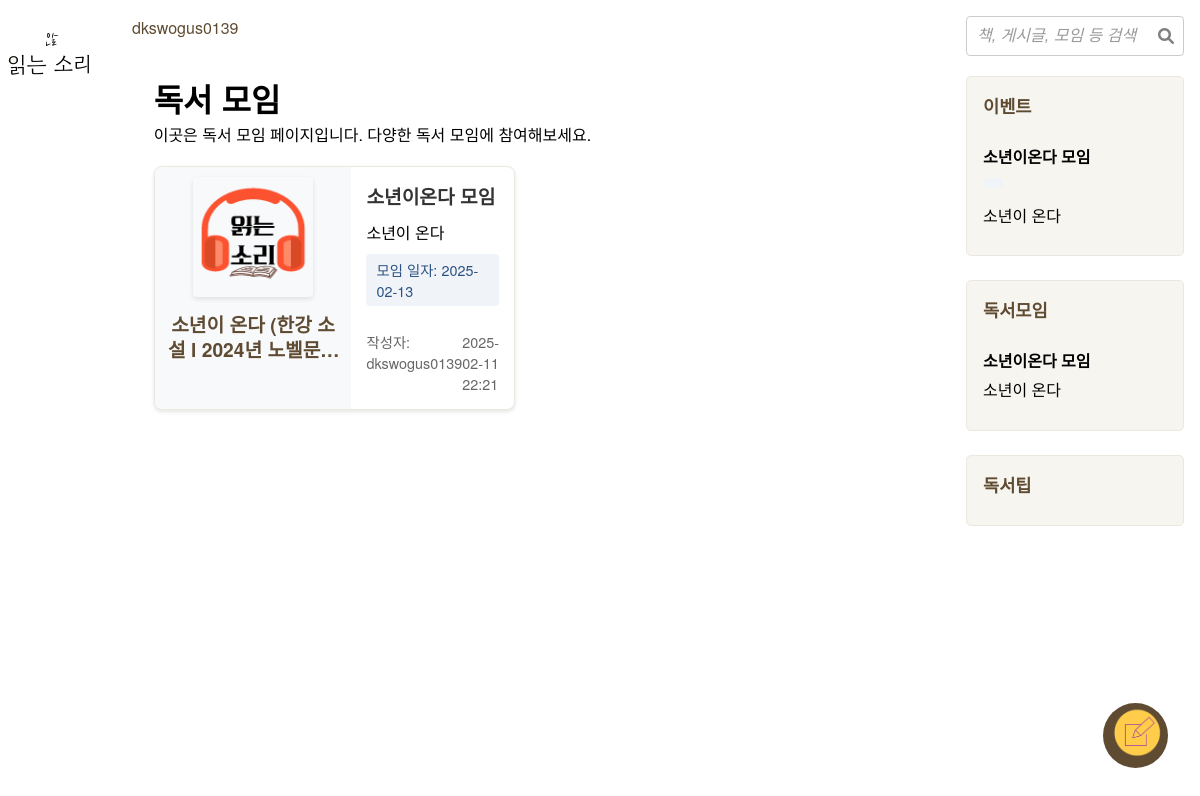
The app's page /community/reading_meeting/ (signed in) with its own data.
### community/models.py (models this page shows, shortened)
class Post(models.Model):
    title       = models.CharField(max_length=200, verbose_name="제목")
    content     = models.TextField(verbose_name="내용")
    writer      = models.ForeignKey(User, on_delete=models.CASCADE, verbose_name="작성자")
    views       = models.PositiveIntegerField(default=0, verbose_name="조회수")
    postimage_set = GenericRelation(PostImage)
    created_at  = models.DateTimeField(auto_now_add=True, verbose_name="등록일")
    updated_at  = models.DateTimeField(auto_now=True, verbose_name="수정일")
    is_active   = models.BooleanField(default=True, verbose_name="활성화 여부")
    is_pinned   = models.BooleanField(default=False, verbose_name="고정 여부")
    is_deleted  = models.BooleanField(default=False, verbose_name="삭제 여부")
    is_side_bar = models.BooleanField(
        default=False,
        verbose_name="사이드바 노출 여부",
        help_text="게시글을 사이드바에 표시할지 여부를 설정합니다."
    )
    search_vector = SearchVectorField(null=True)                # 검색 기능 추가
    category = models.CharField(
        max_length=50,
        choices=PostCategory.choices,  # 선택 항목 직접 연결
        default=PostCategory.BOOK_POST,
        verbose_name="카테고리",
        help_text="게시글 유형 선택"
    )
    tags        = models.ManyToManyField('PostTag', blank=True, verbose_name="태그")
    likes = GenericRelation('Like')  # 좋아요 관계 추가
    book        = models.ForeignKey(
        'Book',
        on_delete=models.CASCADE,
        null=True,
        blank=True,
        verbose_name="책"
    )
    objects = PostManager()
    class Meta:
        abstract = True
        ordering = ['-is_pinned', '-created_at']
        indexes = [
            GinIndex(fields=['search_vector'])                 # 검색 성능 향상을 위한 인덱스
        ]

class ReadingGroupPost(Post):
    event_date = models.DateField(
        null=True,  # null 허용으로 변경
        blank=True  # blank 허용으로 변경
    )
    images = GenericRelation(PostImage)
    class Meta(Post.Meta):
        verbose_name = "독서 모임 게시글"
        verbose_name_plural = "독서 모임 게시글 목록"

class Book(models.Model):
    isbn = models.CharField(
        max_length=20,
        unique=True,
        null=True,
        blank=True,
        verbose_name="ISBN"
    )
    title = models.CharField(max_length=200, verbose_name="책 제목")
    author = models.CharField(max_length=100, blank=True, null=True, verbose_name="저자")
    publisher = models.CharField(max_length=100, blank=True, null=True, verbose_name="출판사")
    pubdate = models.CharField(max_length=20, blank=True, null=True, verbose_name="출판일(문자열)")
    thumbnail_url = models.URLField(blank=True, null=True, verbose_name="썸네일 이미지 URL")
    link = models.URLField(blank=True, null=True, verbose_name="도서 링크")
    genre = models.CharField(                                  # 오른쪽 주석: 변경된 BookGenre 모델을 참조
        max_length=50,
        choices=BookGenre.choices,  # 선택 항목 직접 연결
        default=BookGenre.ESSAY,
        verbose_name="책 장르",
        help_text="책 장르 선택"
    )
    description = models.TextField(blank=True, null=True, verbose_name="책 설명")
    priority = models.PositiveIntegerField(
        default=0,
        null=True,
        blank=True,
        verbose_name='우선순위',
        help_text='낮은 숫자가 더 높은 우선순위를 가집니다 (예: 1이 2보다 높음).'
    )
    created_at = models.DateTimeField(
        default=timezone.now,
        verbose_name="등록일"
    )
    updated_at = models.DateTimeField(auto_now=True, verbose_name="수정일")
    is_active = models.BooleanField(default=True, verbose_name="활성화 여부")
    views = models.PositiveIntegerField(default=0, verbose_name="조회수")
    likes = GenericRelation('Like')  # 좋아요 관계 추가
    comments = GenericRelation('Comment')
    is_recommended = models.BooleanField(
        default=False,
        verbose_name="추천도서 여부",
        help_text="추천도서 페이지 노출 여부"
    )
    recommendation_comment = models.CharField(
        max_length=255,
        blank=True,
        null=True,
        verbose_name="추천 코멘트",
        help_text="추천도서 페이지에 표시될 짧은 설명 (150자 이내)"
    )
    class Meta:
        ordering = ['priority', 'title']  # 우선순위 높은(숫자 낮은) 책부터 정렬 후, 제목 순
        verbose_name = "책"
        verbose_name_plural = "책 목록"

class PersonalBookEventPost(Post):
    event_start_date = models.DateTimeField(
        null=True,  # null 허용 ▶ null 허용
        blank=True, # 공백 허용 ▶ 공백 허용
        verbose_name="이벤트 시작일시"  # 이벤트 시작일시 ▶ 읽기 편한 표시
    )
    event_end_date = models.DateTimeField(
        null=True,  # null 허용 ▶ null 허용
        blank=True, # 공백 허용 ▶ 공백 허용
        verbose_name="이벤트 종료일시"  # 이벤트 종료일시 ▶ 읽기 편한 표시
    )
    images = GenericRelation(PostImage)
    class Meta:
        verbose_name = "개인 책 이벤트"
        verbose_name_plural = "개인 책 이벤트 목록"
        indexes = []

### community/views.py (the view)
# urls.py: path('reading_meeting/', views.reading_meeting, name='reading_meeting'),        # 독서 모임 뷰
def reading_meeting(request):
    posts = ReadingGroupPost.objects.all().order_by('-is_pinned', '-created_at').prefetch_related('tags')  # 고정 게시글 우선, 이후 최근 게시글 정렬
    context = {
        **get_common_context(request),
        "posts": posts
    }
    return render(request, 'community/reading_meeting.html', context)

### community/models.py (called while the page is built)
    def get_queryset(self):
        return super().get_queryset().filter(is_deleted=False, is_active=True)

### community/templates/community/reading_meeting.html (shortened to what this page needs)
{% extends "community/base.html" %}
{% load static %}
{% block content %}
  <div class="post-list-container">
    <h1>독서 모임</h1>
    <p>이곳은 독서 모임 페이지입니다. 다양한 독서 모임에 참여해보세요.</p>
    {% if posts %}
      <div class="post-grid">
        {% for post in posts %}
          <div class="post-card">
            {% if post.book %}
              <div class="book-info">
                {% if post.book.thumbnail_url %}
                  <img src="{{ post.book.thumbnail_url }}" alt="{{ post.book.title }}" class="book-thumbnail">
                {% endif %}
                <h4 class="book-title">{{ post.book.title }}</h4>
              </div>
            {% endif %}
            <div class="post-content">
              <h3>{{ post.title }}</h3>
              <p>{{ post.content|truncatechars:150 }}</p>
              {% if post.event_date %}
                <p class="event-date">모임 일자: {{ post.event_date|date:"Y-m-d" }}</p>
              {% endif %}
              <div class="post-meta">
                <span class="writer">작성자: {{ post.writer.username }}</span>
                <span class="date">{{ post.created_at|date:"Y-m-d H:i" }}</span>
              </div>
            </div>
          </div>
        {% endfor %}
      </div>
    {% else %}
      <p class="no-posts">아직 작성된 독서 모임 게시글이 없습니다.</p>
    {% endif %}
  </div>
{% endblock %}

### community/templates/community/base.html (shortened to what this page needs)
{% load static %}
<!DOCTYPE html>
<html lang="ko">
<head>
  <link rel="stylesheet" href="{% static 'community/css/style.css' %}" />
  <link
    rel="stylesheet"
    href="https://cdnjs.cloudflare.com/ajax/libs/font-awesome/6.0.0-beta3/css/all.min.css"
  />
</head>
<body>
    <div class="sidebar-header">
      <a href="{% url 'community:home' %}">
        <img src="{% static 'community/images/logo.png' %}" alt="읽는소리" class="brand-logo" />
      </a>
    </div>
  <main class="content">
    <header class="top-bar">
      <div class="user-info" id="user-info">
        <span id="user-nickname"> {{ user.username }} </span>
      </div>
    </header>
    {% block content %}
    {% endblock %}
  </main>
  <aside class="sidebar right-sidebar">
    <div class="search-container" data-search-url="{% url 'community:search' %}">
      <input type="text" id="search-input" placeholder="책, 게시글, 모임 등 검색" />
      <i class="fas fa-search" id="search-icon"></i>
    </div>
    <div class="sidebar-section">
        <h2>이벤트</h2>
        <div class="event-list">
            {% for event in sidebar.events %}
            <div class="event-item">
                <h4>{{ event.title }}</h4>
                <p class="event-date">{{ event.event_date|date:"Y.m.d" }}</p>
                <p class="event-content">{{ event.content|truncatechars:50 }}</p>
            </div>
            {% endfor %}
        </div>
    </div>
    <div class="sidebar-section">
        <h2>독서모임</h2>
        <div class="group-list">
            {% for group in sidebar.reading_groups %}
            <div class="group-item">
                <h4>{{ group.title }}</h4>
                <p class="group-content">{{ group.content|truncatechars:50 }}</p>
            </div>
            {% endfor %}
        </div>
    </div>
    <div class="sidebar-section">
        <h2>독서팁</h2>
    </div>
  </aside>
  {% if user.is_authenticated %}
  <div class="floating-btn-container">
    <a href="{% url 'community:post' %}" class="btn fab hover-effect" id="post-btn">
      <img src="{% static 'community/images/post_icon.png' %}" alt="새 글 작성" />
    </a>
  </div>
  {% endif %}
</body>
</html>

### records on screen
ReadingGroupPost: book "소년이 온다 (한강 소설 l…", title "소년이온다 모임", content "소년이 온다", event_date "2025-02-13", writer.username "dkswogus0139", created_at "2025-02-11 22:21"
PersonalBookEventPost: title "소년이온다 모임", content "소년이 온다"

### other values on screen
{{ user.username }} "dkswogus0139"
